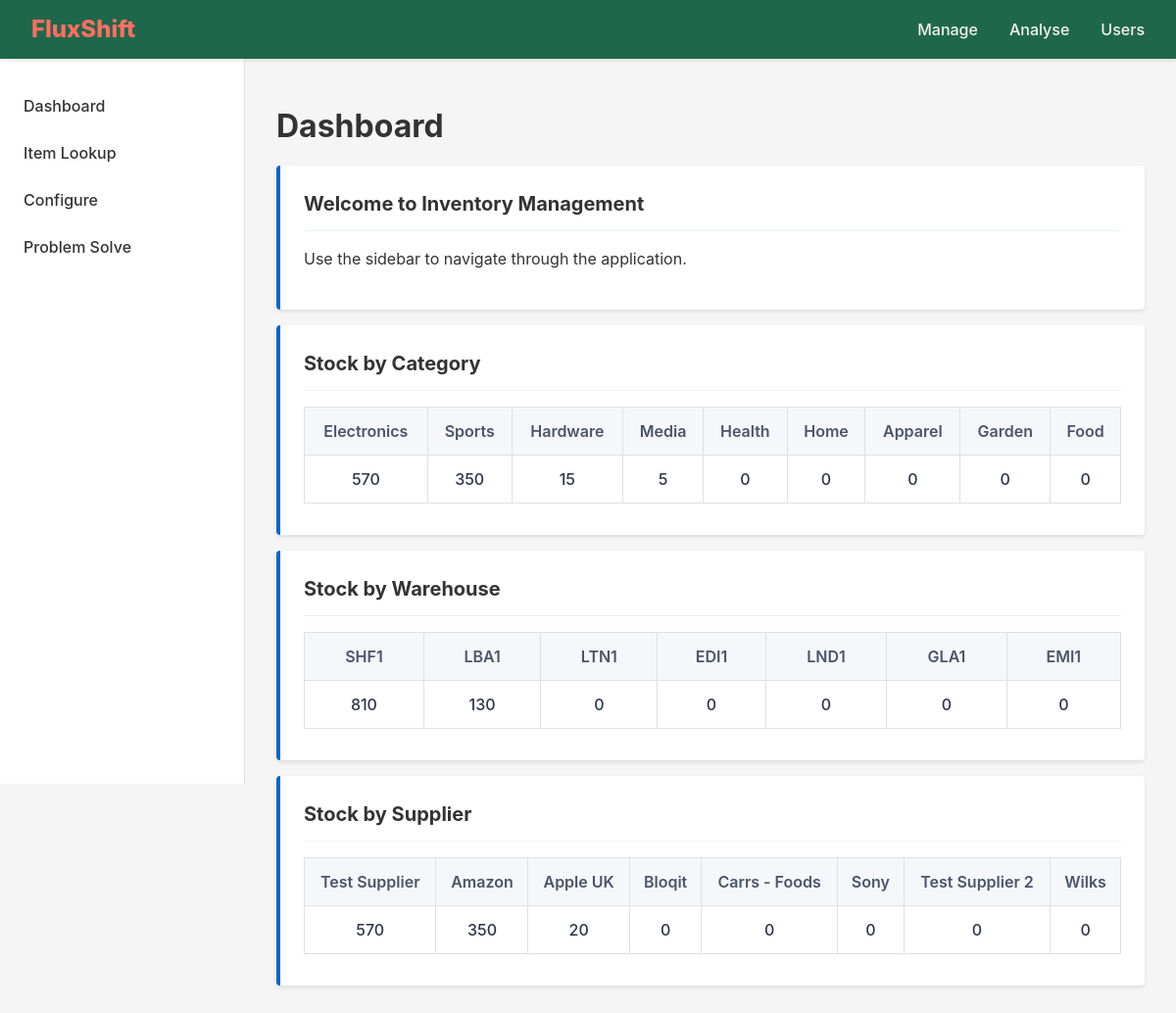
The page / on the database its author committed.
### core/models.py (models this page shows, shortened)
class Category(models.Model):
    category_name = models.CharField(max_length=50, unique=True)
    class Meta:
        verbose_name_plural = "Categories"

class Warehouse(models.Model):
    warehouse_name = models.CharField(max_length=50)
    street_address = models.CharField(max_length=120)
    postcode = models.CharField(max_length=8)
    class Meta:
        verbose_name_plural = "Warehouses"

class Supplier(models.Model):
    supplier_name = models.CharField(max_length=100, unique=True)
    contact_email = models.EmailField(unique=True)
    class Meta:
        verbose_name_plural = "Suppliers"

### core/views.py (the view)
# urls.py: path("", views.DashboardView.as_view(), name="dashboard-page"), # Home page
class DashboardView(View):
    template_name = "core/index.html"
    def get_category_summaries(self):
        return (
            Category.objects
            .annotate(total_quantity=Coalesce(Sum("items__stock_levels__quantity"), 0))
            .order_by("-total_quantity")
        )
    def get_warehouse_summaries(self):
        return (
            Warehouse.objects
            .annotate(total_quantity=Coalesce(Sum("bins__stock_levels__quantity"), 0))
            .order_by("-total_quantity")
        )
    def supplier_summaries(self):
        return (
            Supplier.objects
            .annotate(total_quantity=Coalesce(Sum("items__stock_levels__quantity"), 0))
            .order_by("-total_quantity")
        )
    def get(self, request):
        context = {
            "category_summaries": self.get_category_summaries(),
            "warehouse_summaries": self.get_warehouse_summaries(),
            "supplier_summaries": self.supplier_summaries(),
        }
        return render(request, self.template_name, context)

### core/templates/core/index.html (shortened to what this page needs)
{% extends "base.html" %}
{% load static %}
{% block css_files %}
  <link rel="stylesheet" href="{% static 'core/core.css' %}">
{% endblock %}
{% block content %}
<h1>Dashboard</h1>
<div class="card-admin">
  <h2>Welcome to Inventory Management</h2>
  <p>Use the sidebar to navigate through the application.</p>
</div>
<div class="card-admin">
  <h2>Stock by Category</h2>
  <table class="stock-table">
    <thead>
      <tr>
        {% for c in category_summaries %}
          <th>{{ c.category_name }}</th>
        {% endfor %}
      </tr>
    </thead>
    <tbody>
      <tr>
        {% for c in category_summaries %}
          <td>{{ c.total_quantity }}</td>
        {% endfor %}
      </tr>
    </tbody>
  </table>
</div>
<div class="card-admin">
  <h2>Stock by Warehouse</h2>
  <table class="stock-table">
    <thead>
      <tr>
        {% for w in warehouse_summaries %}
          <th>{{ w.warehouse_name }}</th>
        {% endfor %}
      </tr>
    </thead>
    <tbody>
      <tr>
        {% for w in warehouse_summaries %}
          <td>{{ w.total_quantity }}</td>
        {% endfor %}
      </tr>
    </tbody>
  </table>
</div>
<div class="card-admin">
  <h2>Stock by Supplier</h2>
  <table class="stock-table">
    <thead>
      <tr>
        {% for s in supplier_summaries %}
          <th>{{ s.supplier_name }}</th>
        {% endfor %}
      </tr>
    </thead>
    <tbody>
      <tr>
        {% for s in supplier_summaries %}
          <td>{{ s.total_quantity }}</td>
        {% endfor %}
      </tr>
    </tbody>
  </table>
</div>
{% endblock %}

### templates/base.html (shortened to what this page needs)
{% load static %}
<!DOCTYPE html>
<html lang="en">
<head>
  <link rel="stylesheet" href="{% static 'app.css' %}">
  {% block css_files %}{% endblock %}
</head>
<body>
  <header class="top-nav">
    <div class="logo">{% block page_title %}FluxShift{% endblock %}</div>
    <nav class="main-nav">
      <ul>
        <li><a href="{% url "dashboard-page" %}">Manage</a></li>
        <li><a href="#">Analyse</a></li>
        <li><a href="#">Users</a></li>
      </ul>
    </nav>
  </header>
  <div class="container">
    <aside class="sidebar">
      {% block sidebar %}
      <nav class="side-nav">
        <ul>
          <li><a href="{% url "dashboard-page" %}">Dashboard</a></li>
          <li><a href="{% url "item-lookup-page" %}">Item Lookup</a></li>
          <li><a href="{% url "configure-page" %}">Configure</a></li>
          <li><a href="{% url "problem-solve-page" %}">Problem Solve</a></li>
        </ul>
      </nav>
      {% endblock %}
    </aside>
    <main class="content">
      {% block content %}{% endblock %}
    </main>
  </div>
</body>
</html>

### static/app.css (style rules this page uses)
* { margin: 0; padding: 0; box-sizing: border-box; }
body { font-family: -apple-system, BlinkMacSystemFont, "Segoe UI", Roboto, Oxygen-Sans, Ubuntu, Cantarell, "Helvetica Neue", sans-serif; font-size: 16px; line-height: 1.5; color: #333; background-color: #f5f5f5; min-height: 100vh; display: flex; flex-direction: column; }
ul { list-style: none; }
a { text-decoration: none; color: #0066cc; }
.top-nav { background-color: #1f674b; box-shadow: 0 2px 4px rgba(0, 0, 0, 0.1); padding: 0 2rem; position: fixed; width: 100%; top: 0; z-index: 1000; display: flex; justify-content: space-between; align-items: center; height: 60px; }
.logo { font-weight: 800; font-size: 1.5rem; color: #ff6f61; }
.main-nav ul { display: flex; gap: 2rem; }
.main-nav a { color: #f6f2f2; font-weight: 500; padding: 0.5rem 0; display: block; }
.container { display: flex; flex: 1; margin-top: 60px; }
.sidebar { width: 250px; background-color: white; border-right: 1px solid #e0e0e0; height: calc(100vh - 60px); position: fixed; top: 60px; }
.side-nav { padding: 1.5rem 0; }
.side-nav ul li { padding: 0 1.5rem; }
.side-nav a { display: block; padding: 0.75rem 0; color: #333; font-weight: 500; }
.content { flex: 1; padding: 2rem; margin-left: 250px; }

### core/static/core/core.css (style rules this page uses)
.stock-table { width: 100%; border-collapse: collapse; font-size: 1rem; margin: 0.5rem 0; }
.stock-table th, .stock-table td { padding: 0.75rem; text-align: center; border: 1px solid #e0e0e0; }
.stock-table thead { background-color: #f5f7fa; }
.stock-table th { font-weight: 600; color: #4a5568; }
.stock-table td { font-weight: 500; color: #2d3748; }
.card-admin { border-left: 4px solid #0066cc; background: white; padding: 1.5rem; box-shadow: 0 2px 4px rgba(0, 0, 0, 0.1); border-radius: 4px; margin-top: 1rem; margin-bottom: 1rem; }
.card-admin h2 { color: #333; font-size: 1.25rem; margin-top: 0; margin-bottom: 1rem; padding-bottom: 0.75rem; border-bottom: 1px solid #edf2f7; }
.card-admin p { display: flex; align-items: center; margin-bottom: 1rem; }

### rows shown on the page
Category: category_name "Electronics", total_quantity "570"
Category: category_name "Sports", total_quantity "350"
Category: category_name "Hardware", total_quantity "15"
Category: category_name "Media", total_quantity "5"
Category: category_name "Health", total_quantity "0"
Category: category_name "Home", total_quantity "0"
Category: category_name "Apparel", total_quantity "0"
Category: category_name "Garden", total_quantity "0"
Category: category_name "Food", total_quantity "0"
Warehouse: warehouse_name "SHF1", total_quantity "810"
Warehouse: warehouse_name "LBA1", total_quantity "130"
Warehouse: warehouse_name "LTN1", total_quantity "0"
Warehouse: warehouse_name "EDI1", total_quantity "0"
Warehouse: warehouse_name "LND1", total_quantity "0"
Warehouse: warehouse_name "GLA1", total_quantity "0"
Warehouse: warehouse_name "EMI1", total_quantity "0"
Supplier: supplier_name "Test Supplier", total_quantity "570"
Supplier: supplier_name "Amazon", total_quantity "350"
Supplier: supplier_name "Apple UK", total_quantity "20"
Supplier: supplier_name "Bloqit", total_quantity "0"
Supplier: supplier_name "Carrs - Foods", total_quantity "0"
Supplier: supplier_name "Sony", total_quantity "0"
Supplier: supplier_name "Test Supplier 2", total_quantity "0"
Supplier: supplier_name "Wilks", total_quantity "0"
